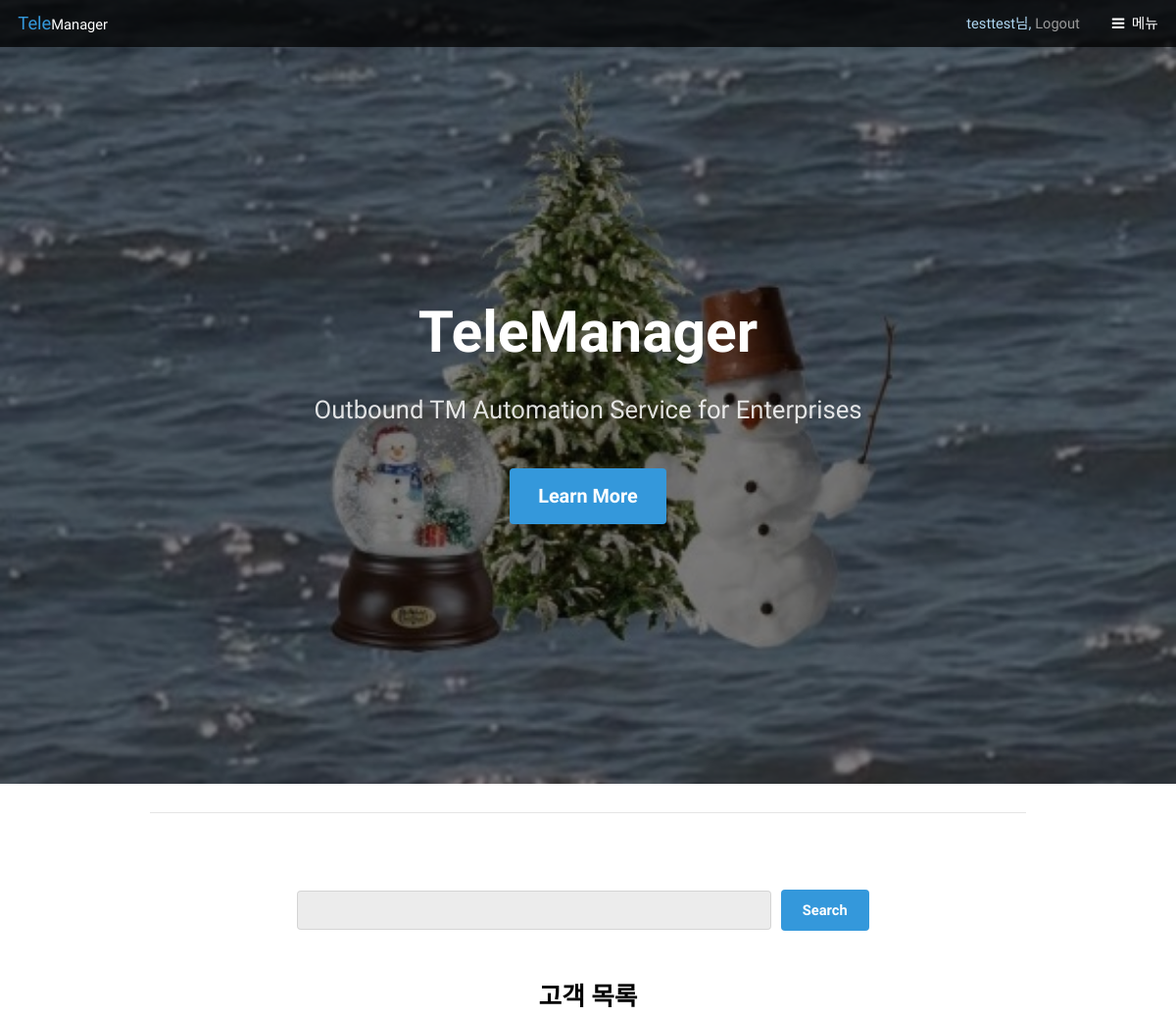
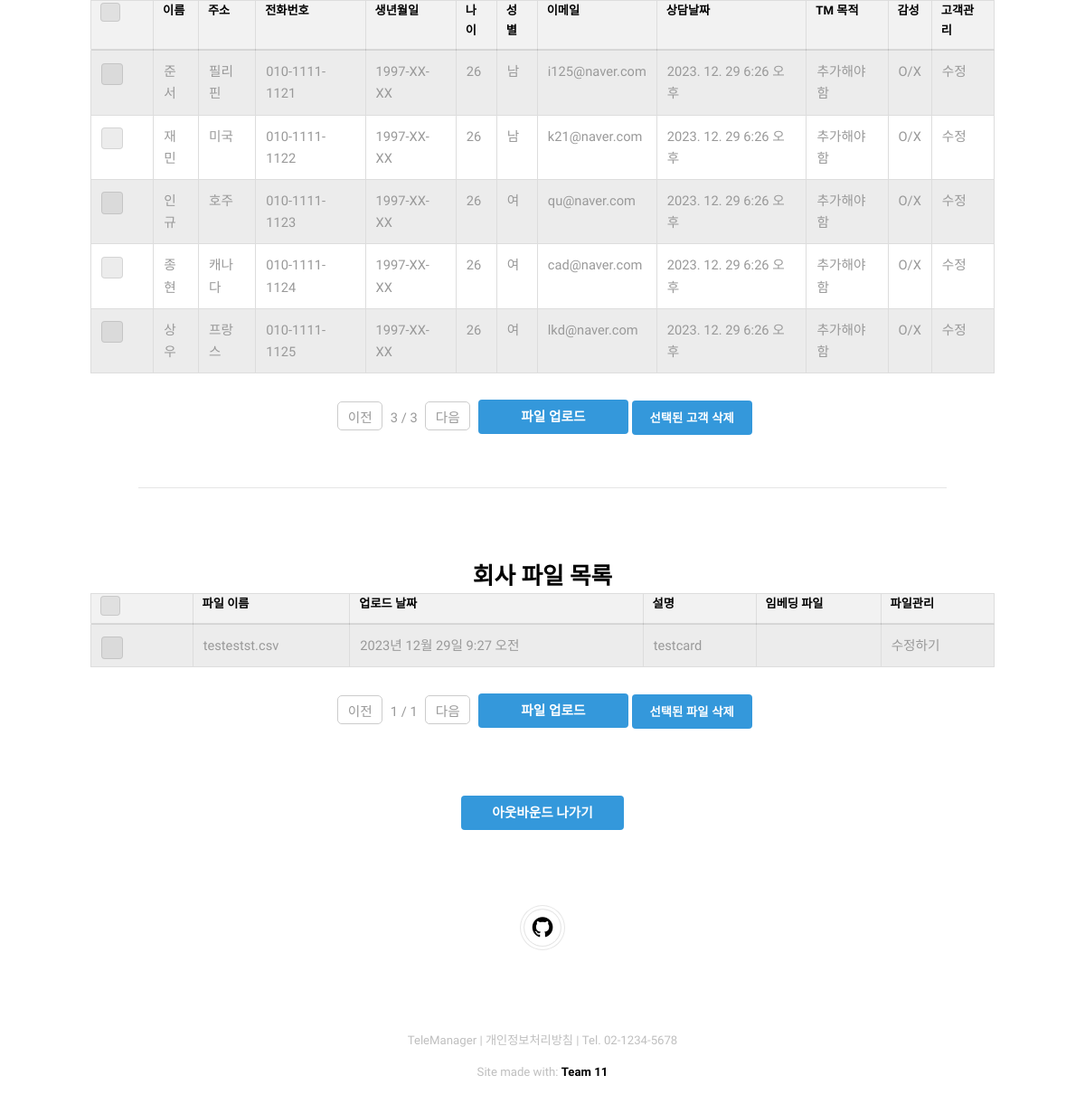
The page /client/?client_page=3 (signed in) on the database its author committed (2 pictures, top to bottom).
### client/models.py (models this page shows, shortened)
class Client(models.Model):
	user = models.ForeignKey(settings.AUTH_USER_MODEL, on_delete=models.CASCADE, null=True)
	name = models.CharField(max_length=30)                               # 고객 이름 저장
	location = models.CharField(max_length=140, null=True, blank=True)   # 고객 주소 저장
	number = models.CharField(max_length=20, null=True, blank=True)      # 고객 전화번호 저장
	birth_date = models.CharField(max_length=10, null=True, blank=True)  # YYYY-MM_DD 형식
	tm_date = models.DateTimeField(null=True, blank = True)              # TM 날짜 저장
	age = models.IntegerField(null= True, blank=True)                    # 고객 나이 저장
	gender = models.CharField(max_length=10, choices=[('Male', 'Male'), ('Female', 'Female')], null=True, blank=True)  # (실제 값, 보여지는 값)
	email = models.EmailField(max_length=254, null=True, blank=True)     # 고객 이메일 저장

### account/models.py (models this page shows, shortened)
class CompanyFile(models.Model):
    user = models.ForeignKey(User, on_delete=models.CASCADE)
    description = models.TextField(blank=True)
    upload_date = models.DateTimeField(auto_now_add=True)
    file = models.FileField(upload_to='company_data_files/')
    embedding_file = models.FileField(upload_to='embedding_files/', blank=True, null=True)

### client/views.py (the view, shortened to what this page needs)
# urls.py: path('', ClientListView.as_view(), name = 'list'),
class ClientListView(LoginRequiredMixin, ListView):
    model = Client
    template_name = 'client/client_list.html'
    def get_context_data(self, **kwargs): # 2
        context = super().get_context_data(**kwargs)  # 컨텍스트 데이터 가져옴
        client_list = Client.objects.filter(user = self.request.user)
        file_list = CompanyFile.objects.filter(user = self.request.user)
        search_key = self.request.GET.get("keyword", "")
        print(search_key)
        if search_key:
            print(search_key)
            client_list = Client.objects.filter(user = self.request.user, name__icontains=search_key)
        client_paginator = Paginator(client_list, 5)
        file_paginator = Paginator(file_list, 5)
        client_page_number = self.request.GET.get('client_page')
        file_page_number = self.request.GET.get('file_page')
        client_obj = client_paginator.get_page(client_page_number)
        file_obj = file_paginator.get_page(file_page_number)
        context['tmgoal'] = self.request.session.get('tmgoal', None)
        context['client_obj'] = client_obj
        context['file_obj'] = file_obj
        context['q'] = search_key
        return context
    def get_queryset(self):
        user = self.request.user
        print(f"Current User ID: {user.id}")
        queryset = Client.objects.filter(user=self.request.user).order_by('-tm_date')  # '-tm_date'는 내림차순 정렬을 의미
        print(f"Queryset length: {queryset.count()}")
        return queryset

### client/templates/client/client_list.html (shortened to what this page needs)
{% extends 'base.html' %}
{% load static %}
{% block content %}
<div id="main" class="container">
    <hr>
    <br><br>
    <form action="" method="get" class="custom-search" >
        <input type="text" name="keyword" value="{{q|default:''}}" >
        <input type="submit" value="Search" >
    </form>
<br><br>
<h3 id='customer' class="margin-form-container">고객 목록</h3>
<div style="display: flex; justify-content: center;" class="table-container">
    <form method="post" action="{% url 'client:delete_selected' %}" id='client_form'>
        <table border="1">
            <thead>
                <tr>
                    <th><div><input type="checkbox" id="select-all"><label for="select-all"></label></div></th>
                    <th>이름</th>
                    <th>주소</th>
                    <th>전화번호</th>
                    <th>생년월일</th>
                    <th>나이</th>
                    <th>성별</th>
                    <th>이메일</th>
                    <th>상담날짜</th>
                    <th>TM 목적</th>
                    <th>감성</th>
                    <th>고객관리</th>
                </tr>
            </thead>
            <tbody>
                {% for client in client_obj %}
                    <tr>
                        <td>
                            <div>
                            </div>
                        </td>
                        <td>{{ client.name }}</td>
                        <td>{{ client.location }}</td>
                        <td>{{ client.number }}</td>
                        <td>{{ client.birth_date }}</td>
                        <td>{{ client.age }}</td>
                        <td>{{ client.gender }}</td>
                        <td>{{ client.email }}</td>
                        <td>{{ client.tm_date|date:"Y. m. d P" }}</td>
                        <td>추가해야함</td>
                        <td>O/X</td>
                        <td>
                            <a href="{% url 'client:edit_client' client.id %}">수정</a>
                        </td>
                    </tr>
                {% endfor %}
            </tbody>
        </table>
        <div style="display: flex; justify-content: center;">
            <span class="page-links">
                {% if client_obj.has_previous %}
                    <a href="?client_page={{ client_obj.previous_page_number }}" class="pagination">이전</a>
                {% else %}
                    <a href="?client_page={{ client_obj.paginator.num_pages }}" class="pagination">이전</a>
                {% endif %}
                <span class="page-current">
                    {{ client_obj.number }} / {{ client_obj.paginator.num_pages }}
                </span>
                {% if client_obj.has_next %}
                    <a href="?client_page={{ client_obj.next_page_number }}" class="pagination">다음</a>
                {% else %}
                    <a href="?client_page={{ 1 }}" class="pagination">다음</a>
                {% endif %}
                <a href="{% url 'client:upload' %}" class="my-button-link">파일 업로드</a>
                <button type="submit">선택된 고객 삭제</button>
            </span>
        </div>
    </form>
</div>
<hr>
<br>
<br>
<h3 id='filelist'>회사 파일 목록</h3>
<div style="display: flex; justify-content: center;" class="table-file">
    <form method="post" action="{% url 'account:delete_selected' %}" id='file_form'>
        <table border="1">
            <thead>
                <tr>
                    <th><div><input type="checkbox" id="select-all2"><label for="select-all2"></label></div></th>
                    <th>파일 이름</th>
                    <th>업로드 날짜</th>
                    <th>설명</th>
                    <th>임베딩 파일</th>
                    <th>파일관리</th>
                </tr>
            </thead>
            <tbody>
                {% for file in file_obj %}
                    <tr>
                        <td>
                            <div>
                            </div>
                        </td>
                        <td>{{ file.file.name|cut:"_"|slice:"1:" }}</td>
                        <td>{{ file.upload_date }}</td>
                        <td>{{ file.description }}</td>
                        <td>{{ file.embedding_file }} </td>
                        <td>
                            <a href="{% url 'account:edit_file' file.id %}">수정하기</a>
                        </td>
                    </tr>
                {% endfor %}
            </tbody>
        </table>
        <div style="display: flex; justify-content: center;">
            <span class="page-links">
                {% if file_obj.has_previous %}
                    <a href="?file_page={{ file_obj.previous_page_number }}" class="pagination">이전</a>
                {% else %}
                    <a href="?file_page={{ file_obj.paginator.num_pages }}" class="pagination">이전</a>
                {% endif %}
                <span class="page-current">
                    {{ file_obj.number }} / {{ file_obj.paginator.num_pages }}
                </span>
                {% if file_obj.has_next %}
                    <a href="?file_page={{ file_obj.next_page_number }}" class="pagination">다음</a>
                {% else %}
                    <a href="?file_page={{ 1 }}" class="pagination">다음</a>
                {% endif %}
                <a href="{% url 'account:file_upload' %}" class="my-button-link">파일 업로드</a>
                <button type="submit">선택된 파일 삭제</button>
            </span>
        </div>
        <br><br>
        </form>
    <br><br>
</div>
<div style="display: flex; justify-content: center;">
    <a href="{% url 'client:selected_items' %}" id="OutboundButton" class="my-button-link" style="width: 180px;">아웃바운드 나가기</a>
</div>
{% endblock %}

### templates/base.html (shortened to what this page needs)
<!DOCTYPE HTML>
<html lang="ko">
<head>
    {% load static %}
    <link rel="stylesheet" href="{% static 'css/main.css' %}">
</head>
<body>
    <header id="header" class="alt">
        <div class="logo">
            <a href="/">Tele<span>Manager</span></a>
        </div>
        {% if not user.is_authenticated %}
        <span class="header-text">
            <a href="/account/">Login</a>
        </span>
        {% else %}
        <span class="header-text">
            {{user}}님,
            <span class ="logout-form" method="post" action="{% url 'account:logout' %}">
                <a type="submit">Logout</a>
            </span>
            </span>
        {% endif %}
        <a href="#menu">메뉴</a>
    </header>
    <section id="banner">
        <div class="inner">
            <header>
                <h1>TeleManager</h1>
                <p>Outbound TM Automation Service for Enterprises</p>
            </header>
            <a href="#main" class="button big scrolly">Learn More</a>
        </div>
    </section>
    {% block content %}{% endblock %}
    <footer id="footer">
        <div class="copyright">
            <ul class="icons">
                <li><a href="https://github.com/TeleManager" class="icon fa-github"><span class="label">Github</span></a></li>
            </ul>
        </div>
    </footer><div class="copyright">
        TeleManager | 개인정보처리방침 | Tel. 02-1234-5678
    </div>
    <div class="copyright">
        Site made with: <a href="#">Team 11</a>
    </div>
</body>
</html>

### client/templates/client/client_list.html (style rules this page uses)
.my-button-link { display: inline-block; padding: 10px 30px; text-decoration: none; white-space: nowrap; line-height: 18px; width: 166px; height: 38px; vertical-align: middle; margin-top: -3px; }
.pagination { display: inline-block; width: 50px; height: 32px; text-align: center; margin: 0 5px; padding: 5px 0; border: 1px solid #ccc; border-radius: 5px; }
.table-container, .table-file { display: flex; justify-content: center; width: 100%; }
table { border-collapse: collapse; width: 1000px; }
th, td { border: 1px solid #ddd; padding: 8px; text-align: left; }
th { background-color: #f2f2f2; }
#customer, #filelist { display: flex; justify-content: center; align-items: center; margin: 0; }

### rows shown on the page
Client: name "준서", location "필리핀", number "010-1111-1121", birth_date "1997-XX-XX", age "26", gender "남", email "i125@naver.com", tm_date "2023. 12. 29 6:26 오후"
Client: name "재민", location "미국", number "010-1111-1122", birth_date "1997-XX-XX", age "26", gender "남", email "k21@naver.com", tm_date "2023. 12. 29 6:26 오후"
Client: name "인규", location "호주", number "010-1111-1123", birth_date "1997-XX-XX", age "26", gender "여", email "qu@naver.com", tm_date "2023. 12. 29 6:26 오후"
Client: name "종현", location "캐나다", number "010-1111-1124", birth_date "1997-XX-XX", age "26", gender "여", email "cad@naver.com", tm_date "2023. 12. 29 6:26 오후"
Client: name "상우", location "프랑스", number "010-1111-1125", birth_date "1997-XX-XX", age "26", gender "여", email "lkd@naver.com", tm_date "2023. 12. 29 6:26 오후"
CompanyFile: file.name "testestst.csv", upload_date "2023년 12월 29일 9:27 오전", description "testcard"

### other values the page prints
{{ user }} "testtest"
{{ client_obj.number }} "3"
{{ client_obj.paginator.num_pages }} "3"
{{ file_obj.number }} "1"
{{ file_obj.paginator.num_pages }} "1"
